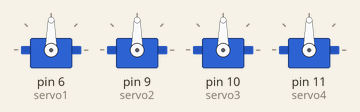
Recording of a sketch running on a simulated Arduino Uno, built with avr-gcc and run on an emulated ATmega328P. Shown: 4 × servo.

Above: at 0.05 s.
At 1.65 s:
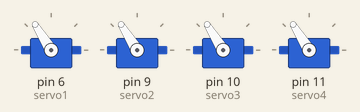
At 3.25 s:
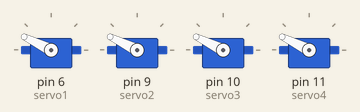
At 4.85 s:
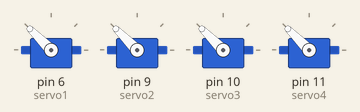
At 6.5 s:
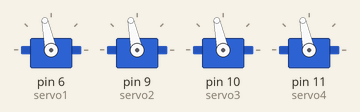
Timing chart, 0 to 10.6 s (numbered marks = the images above):
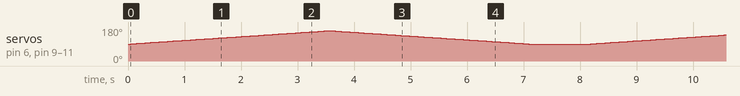

The sketch:

Robotic_arm.ino
```cpp
/* Arduino with multiple servos to control a robotic arm */

#include <Servo.h>

Servo servo1;
Servo servo2;
Servo servo3;
Servo servo4;

int pos1 = 90;

void setup()
{
  servo1.attach(6);
  servo2.attach(9);
  servo3.attach(10);
  servo4.attach(11);
  }

void loop()
{

  for (pos1 = 90; pos1 <= 160; pos1 += 1) { // goes from 0 degrees to 180 degrees
    // in steps of 1 degree
    servo1.write(pos1);              // tell servo to go to position in variable 'pos'
    servo2.write(pos1);              // tell servo to go to position in variable 'pos'
    servo3.write(pos1);              // tell servo to go to position in variable 'pos'
    servo4.write(pos1);              // tell servo to go to position in variable 'pos'
    delay(50);                       // waits 15ms for the servo to reach the position
  }
  for (pos1 = 160; pos1 >= 90; pos1 -= 1) { // goes from 180 degrees to 0 degrees
    servo1.write(pos1);              // tell servo to go to position in variable 'pos'
    servo2.write(pos1);              // tell servo to go to position in variable 'pos'
    servo3.write(pos1);              // tell servo to go to position in variable 'pos'
    servo4.write(pos1);              // tell servo to go to position in variable 'pos'
   delay(50);                       // waits 15ms for the servo to reach the position
  }

  delay(1000);
}
```
